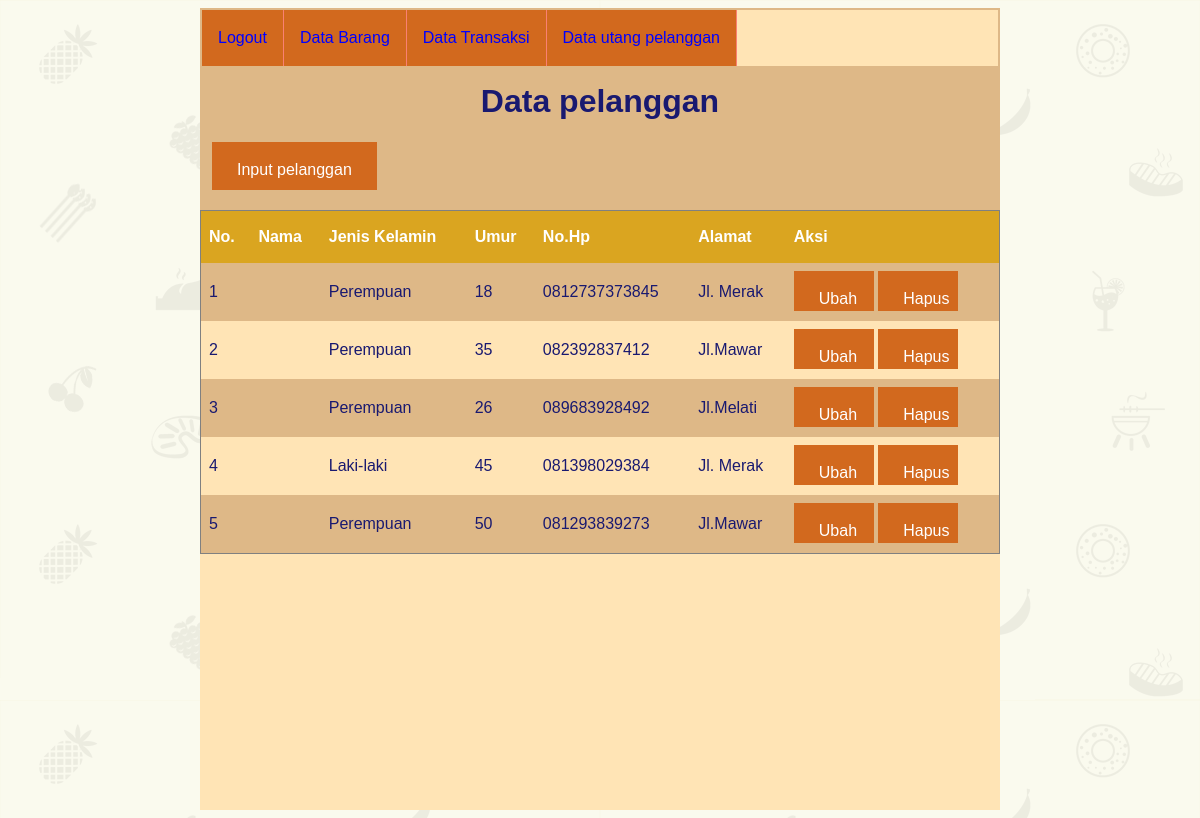
The page /admin/buyer/buyer.php (signed in) on the database its author committed.
### tables this page shows
CREATE TABLE `pelanggan` (
  `id` int(11) NOT NULL,
  `nama` varchar(100) NOT NULL,
  `jk` varchar(100) NOT NULL,
  `umur` int(10) NOT NULL,
  `no_hp` varchar(100) NOT NULL,
  `alamat` varchar(100) NOT NULL
);

### admin/functions.php (called while the page is built, shortened)
<?php
$conn = mysqli_connect("localhost","root","","warung_kelontong") ;
function query($query) {
	global $conn;
	$result = mysqli_query($conn,$query);
	$rows = [];
	while($row = mysqli_fetch_assoc($result)){
		$rows[] = $row;
}
return $rows;
}
?>

### admin/buyer/buyer.php (the view, shortened to what this page needs)
<?php
require '../functions.php';
$pelanggan = query("SELECT * FROM pelanggan");
?>
<!DOCTYPE html>
<html>
<link rel="stylesheet" href="../../style.css">
<head>
</head>
<body>
	<div class="container">
	<div class="header">
	<ul>
		<li>
	<a href="../../logout.php">Logout</a></li>
	<li>
		<a href="../index.php">Data Barang</a> </li>
	<li>
	<a href="../datatransaksi.php">Data Transaksi</a> </li>
	<li>
	<a href="../utang2.php">Data utang pelanggan</a>
    </li>
    </ul>
	<h1 class="">Data pelanggan</h1>
</div>
<div class="navigasi">
	<a class="barang" href="tambah.php">Input pelanggan</a> </div>
	<div class="content">
	<table id="tabel" border="1" cellpadding="10" cellspacing="0">
		<tr>
			<th>No.</th>
			<th>Nama</th>
			<th>Jenis Kelamin</th>
			<th>Umur</th>
			<th>No.Hp</th>
			<th>Alamat</th>
			<th>Aksi</th>
		</tr>
		<?php $i = 1; ?>
		<?php foreach ($pelanggan as $row ) :
		 ?>
		<tr>
			<td><?= $i; ?></td>
			<td><?= $row["nama_pel"]; ?></td>
			<td><?= $row["jk"]; ?></td>
			<td><?= $row["umur"]; ?></td>
			<td><?= $row["no_hp"]; ?></td>
			<td><?= $row["alamat"]; ?></td>
			<td class="ubah">
				<a href="ubah.php?id=<?= $row["id_pelanggan"]; ?>"">Ubah</a>
				<a href="hapus.php?id=<?= $row["id_pelanggan"]; ?>" onclick="return confirm('Apakah anda yakin?');">Hapus</a>
			</td>
		</tr>
		<?php $i++; ?>
		<?php endforeach;  ?>
	</table>
</div>
</body>
</html>

### style.css (style rules this page uses)
body { font: 16px/28px arial,sans-serif; background-image: url(gambar/restaurant_icons.png); color: #191970; }
.container { width: 800px; margin: auto; background-color: #DEB887; }
.header { padding: 2px; padding-bottom: 5px; }
.header ul { list-style-type: none; margin: 0; padding: 0; overflow: hidden; background-color: #FFE4B5; }
.header li { float: left; border-right:1px solid salmon; background-color: chocolate; }
.header li a { display: block; color: blue ; text-align: center; padding: 14px 16px; text-decoration: none; }
h1 { text-align: center; }
.content { background-color: #FFE4B5; height: 600px; }
#tabel { padding-top: 20px; margin-top: 20px; font-family: "Trebuchet MS", Arial, Helvetica, sans-serif; border-collapse: collapse; width: 100%; }
#tabel td, #tabel th { border: 0px solid chocolate ; padding: 8px; }
#tabel tr:nth-child(even) { background-color: #DEB887; }
#tabel th { padding-top: 12px; padding-bottom: 12px; text-align: left; background-color: #DAA520; color: white; }
#tabel td a { background-color:chocolate ; color: white; height: 12px; width: 30px; padding: 14px 25px; text-align: center; text-decoration: none; display: inline-block; }
.navigasi a:link { background-color: chocolate; color: white; padding: 14px 25px; height: 20px; text-align: center; text-decoration: none; display: inline-block; margin-left: 12px; display: inline-block; }

### rows shown on the page
pelanggan: jk "Perempuan", umur "18", no_hp "0812737373845", alamat "Jl. Merak"
pelanggan: jk "Perempuan", umur "35", no_hp "082392837412", alamat "Jl.Mawar"
pelanggan: jk "Perempuan", umur "26", no_hp "089683928492", alamat "Jl.Melati"
pelanggan: jk "Laki-laki", umur "45", no_hp "081398029384", alamat "Jl. Merak"
pelanggan: jk "Perempuan", umur "50", no_hp "081293839273", alamat "Jl.Mawar"
